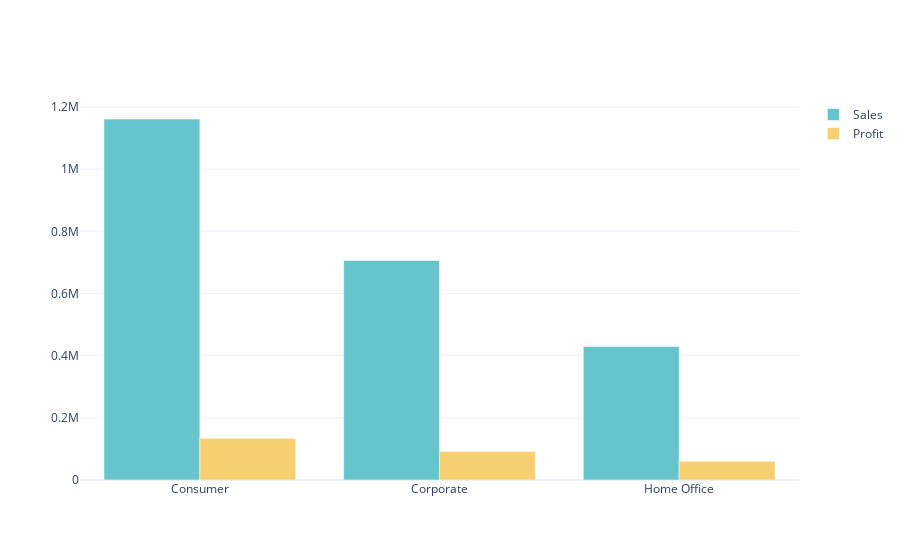

Here is the notebook cell this chart was saved with:
### Code cell
color_palette= px.colors.qualitative.Pastel

fig= go.Figure()

fig.add_trace(go.Bar(x= Sales_Profit_by_segment['Segment'], y= Sales_Profit_by_segment['Sales'], name= 'Sales', marker_color= color_palette[0]))

fig.add_trace(go.Bar(x= Sales_Profit_by_segment['Segment'], y= Sales_Profit_by_segment['Profit'], name= 'Profit', marker_color= color_palette[1]))

fig.show()

### Figure 1 — Plotly figure (JSON) as saved in the notebook; plotly's stock layout.template omitted (floating-point values rounded to 4 significant figures)
{"data": [{"marker": {"color": "rgb(102, 197, 204)"}, "name": "Sales", "type": "bar", "x": ["Consumer", "Corporate", "Home Office"], "y": [1161000.0, 706100.0, 429700.0]}, {"marker": {"color": "rgb(246, 207, 113)"}, "name": "Profit", "type": "bar", "x": ["Consumer", "Corporate", "Home Office"], "y": [134100.0, 91980.0, 60300.0]}], "layout": {}}
